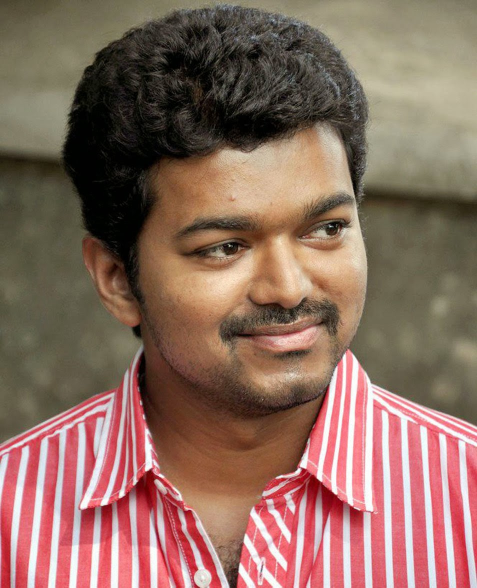
#> input picture data/vijay/Image_1.jpg, 954 x 1175 px, found by its file name (shown at 1/2 size); its folder holds 4 pictures in this run
$ jupyter execute --allow-errors 'assignment (1).ipynb'   (shell and % lines are left out)
#> lines starting #> are read from the running program, lines starting #| are printed output that depends on the picture
[cell 1]
import os
import warnings
warnings.simplefilter('ignore')

[cell 2]
import numpy as np
import pandas as pd

[cell 3]
import matplotlib.pyplot as plt

[cell 4]
from skimage.io import imread, imshow
from skimage.transform import resize
from skimage.color import rgb2gray

[cell 5]
kamal=os.listdir("D:/data/vijay/")
#> (the rest of this cell did not finish here and is left out)

[cell 6]
limit=10
kamal_images=[None]*limit
j=0
for i in kamal:
    if(j<limit):
        kamal_images[j]=imread("D:/data/vijay/"+i)
        j+=1
    else:
        break

[cell 7]
limit=10
#> limit = 10
nani_images=[None]*limit
#> nani_images = 10 items
j=0
#> (the rest of this cell did not finish here and is left out)

[cell 8]
limit=10
tovino_images=[None]*limit
j=0
#> (the rest of this cell did not finish here and is left out)

#> (a cell that did not finish here is left out)

#> (a cell that did not finish here is left out)

#> (a cell that did not finish here is left out)

[cell 12]
kamal_gray=[None]*limit
j=0

for i in kamal:
    if(j<limit):
        kamal_gray[j]=rgb2gray(kamal_images[j][:,:,:3])
        j+=1
    else:
        break
#> after the loop, j = 4; kamal_gray = 10 items
#> (the rest of this cell did not finish here and is left out)

[cell 13]
nani_gray=[None]*limit
j=0

#> (the rest of this cell did not finish here and is left out)

[cell 14]
tovino_gray=[None]*limit
j=0

#> (the rest of this cell did not finish here and is left out)

[cell 15]
imshow(kamal_gray[2])
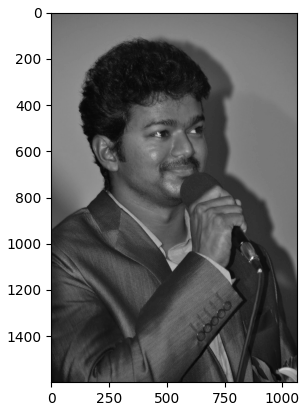
#> figure drawn by matplotlib, 1 panel
